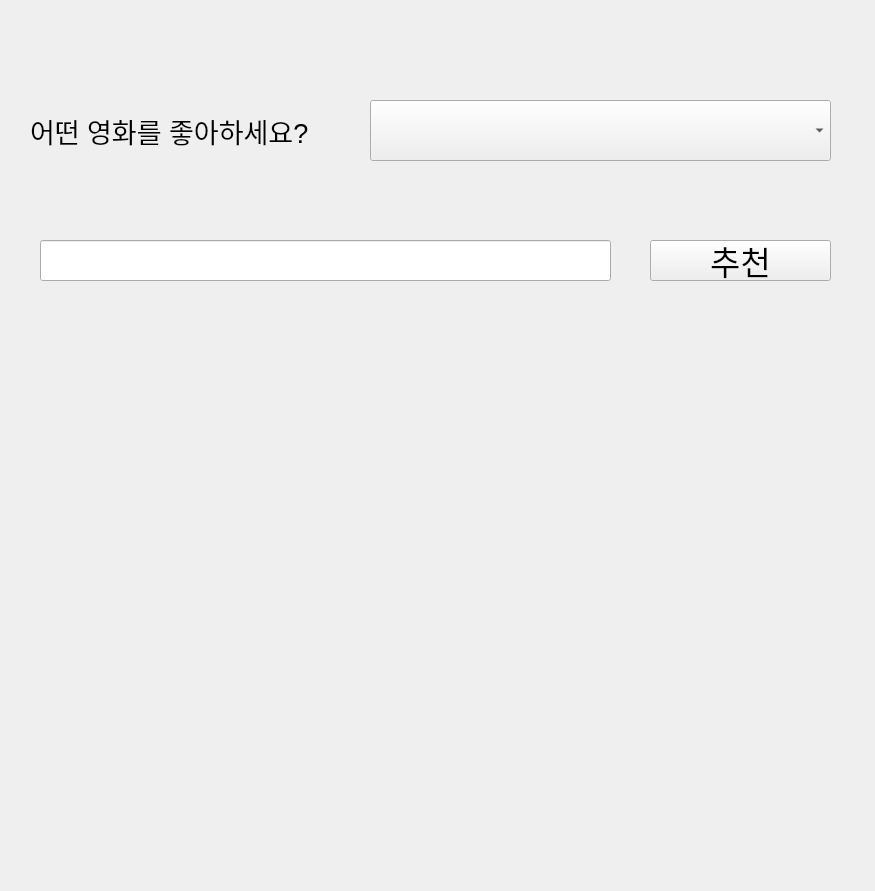
<?xml version="1.0" encoding="UTF-8"?>
<ui version="4.0">
 <class>Form</class>
 <widget class="QWidget" name="Form">
  <property name="geometry">
   <rect>
    <x>0</x>
    <y>0</y>
    <width>875</width>
    <height>891</height>
   </rect>
  </property>
  <property name="windowTitle">
   <string>Form</string>
  </property>
  <widget class="QLabel" name="label">
   <property name="geometry">
    <rect>
     <x>30</x>
     <y>110</y>
     <width>311</width>
     <height>41</height>
    </rect>
   </property>
   <property name="font">
    <font>
     <pointsize>20</pointsize>
    </font>
   </property>
   <property name="text">
    <string>어떤 영화를 좋아하세요?</string>
   </property>
  </widget>
  <widget class="QComboBox" name="comboBox">
   <property name="geometry">
    <rect>
     <x>370</x>
     <y>100</y>
     <width>461</width>
     <height>61</height>
    </rect>
   </property>
   <property name="font">
    <font>
     <pointsize>16</pointsize>
    </font>
   </property>
  </widget>
  <widget class="QLineEdit" name="le_keyword">
   <property name="geometry">
    <rect>
     <x>40</x>
     <y>240</y>
     <width>571</width>
     <height>41</height>
    </rect>
   </property>
   <property name="font">
    <font>
     <pointsize>15</pointsize>
    </font>
   </property>
  </widget>
  <widget class="QPushButton" name="btn_recommendation">
   <property name="geometry">
    <rect>
     <x>650</x>
     <y>240</y>
     <width>181</width>
     <height>41</height>
    </rect>
   </property>
   <property name="font">
    <font>
     <pointsize>25</pointsize>
    </font>
   </property>
   <property name="text">
    <string>추천</string>
   </property>
  </widget>
  <widget class="QLabel" name="lbl_recommendation">
   <property name="geometry">
    <rect>
     <x>50</x>
     <y>340</y>
     <width>781</width>
     <height>491</height>
    </rect>
   </property>
   <property name="font">
    <font>
     <pointsize>24</pointsize>
    </font>
   </property>
   <property name="text">
    <string/>
   </property>
   <property name="alignment">
    <set>Qt::AlignCenter</set>
   </property>
  </widget>
 </widget>
 <resources/>
 <connections/>
</ui>
